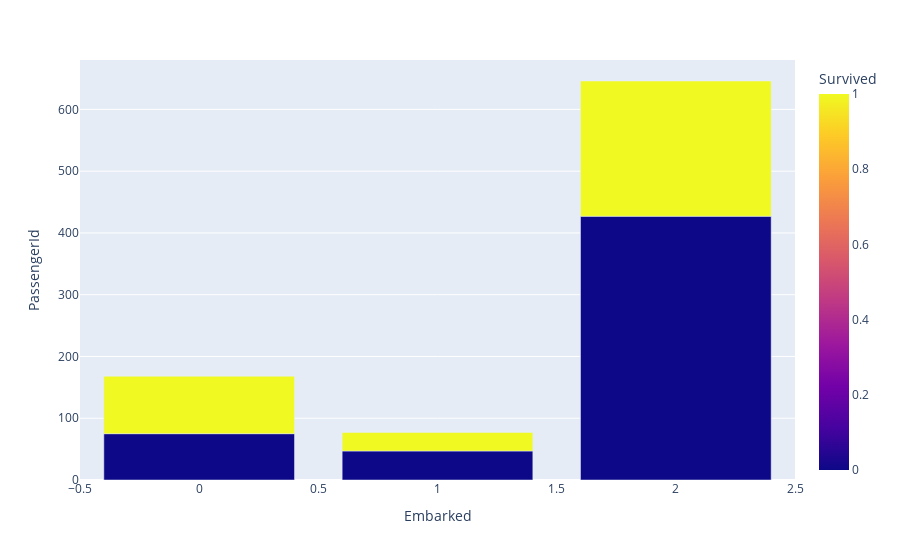
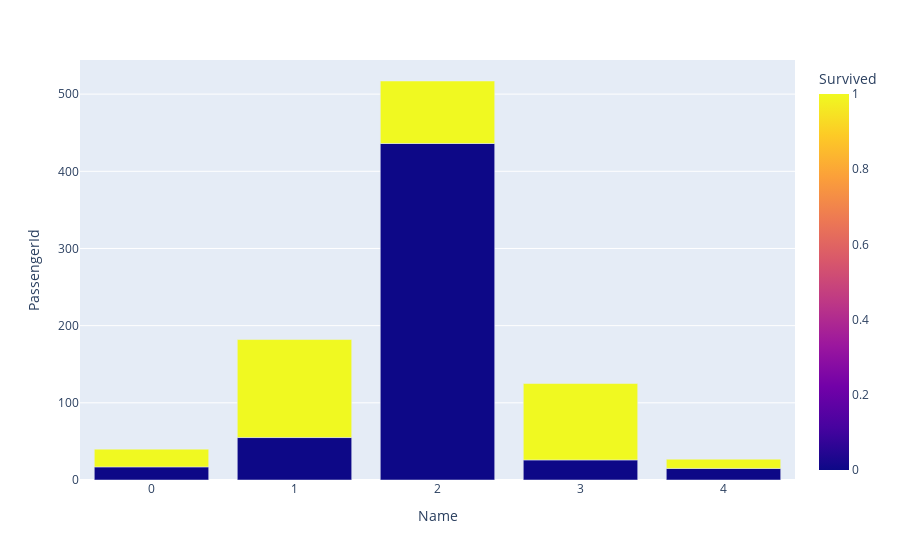
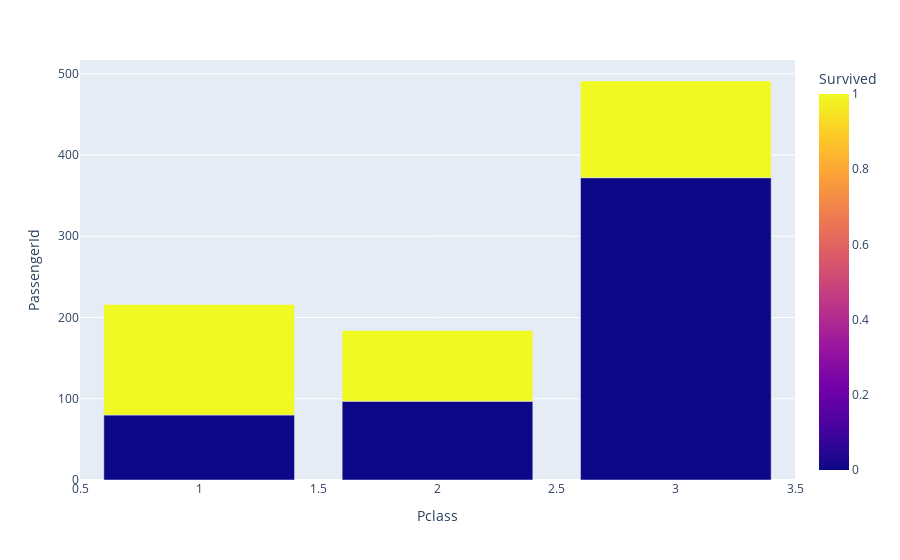
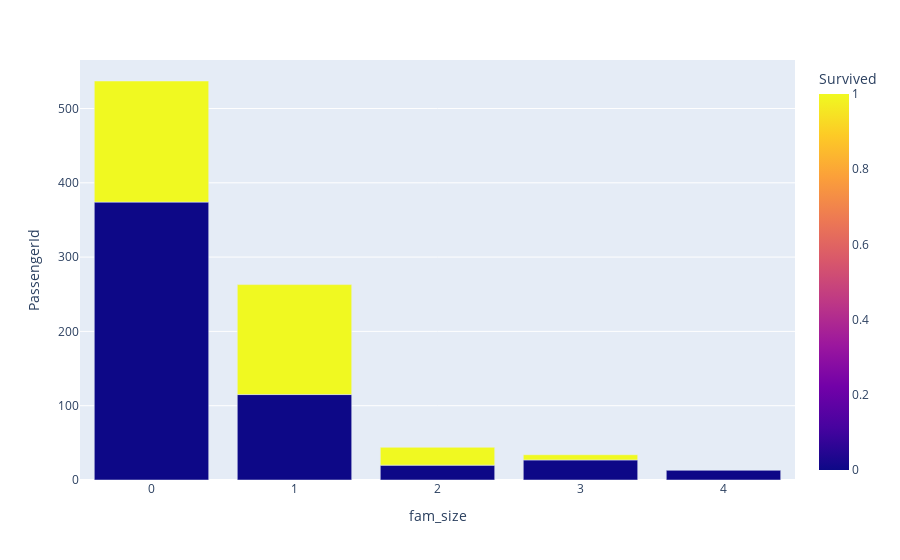

Notebook code cell kept with these figures, in order:
### Code cell
feat_list = [
    emb, 
    name, 
    pclass, 
    fam_size, 
    cabin,
    ticket_count,
    num_cab,
    fare,
    age,
]

for feat in feat_list:
    df_tmp = df_train.groupby([feat, survived]).count().reset_index()
    fig = px.bar(df_tmp, x=feat, y=pid, color=survived)
    plotly.offline.iplot(fig)

### Figure 1 — Plotly figure (JSON) as saved in the notebook; plotly's stock layout.template omitted (floating-point values rounded to 4 significant figures)
{"data": [{"alignmentgroup": "True", "hovertemplate": "Embarked=%{x}<br>PassengerId=%{y}<br>Survived=%{marker.color}<extra></extra>", "legendgroup": "", "marker": {"color": [0, 1, 0, 1, 0, 1], "coloraxis": "coloraxis"}, "name": "", "offsetgroup": "", "orientation": "v", "showlegend": false, "textposition": "auto", "type": "bar", "x": [0, 0, 1, 1, 2, 2], "xaxis": "x", "y": [75, 93, 47, 30, 427, 219], "yaxis": "y"}], "layout": {"autosize": true, "barmode": "relative", "coloraxis": {"colorbar": {"title": {"text": "Survived"}}, "colorscale": [[0, "#0d0887"], [0.1111, "#46039f"], [0.2222, "#7201a8"], [0.3333, "#9c179e"], [0.4444, "#bd3786"], [0.5556, "#d8576b"], [0.6667, "#ed7953"], [0.7778, "#fb9f3a"], [0.8889, "#fdca26"], [1, "#f0f921"]]}, "legend": {"tracegroupgap": 0}, "margin": {"t": 60}, "xaxis": {"anchor": "y", "autorange": true, "domain": [0, 1], "range": [-0.5, 2.5], "title": {"text": "Embarked"}, "type": "linear"}, "yaxis": {"anchor": "x", "autorange": true, "domain": [0, 1], "range": [0, 680], "title": {"text": "PassengerId"}, "type": "linear"}}}

### Figure 2 — Plotly figure (JSON) as saved in the notebook; plotly's stock layout.template omitted (floating-point values rounded to 4 significant figures)
{"data": [{"alignmentgroup": "True", "hovertemplate": "Name=%{x}<br>PassengerId=%{y}<br>Survived=%{marker.color}<extra></extra>", "legendgroup": "", "marker": {"color": [0, 1, 0, 1, 0, 1, 0, 1, 0, 1], "coloraxis": "coloraxis"}, "name": "", "offsetgroup": "", "orientation": "v", "showlegend": false, "textposition": "auto", "type": "bar", "x": [0, 0, 1, 1, 2, 2, 3, 3, 4, 4], "xaxis": "x", "y": [17, 23, 55, 127, 436, 81, 26, 99, 15, 12], "yaxis": "y"}], "layout": {"autosize": true, "barmode": "relative", "coloraxis": {"colorbar": {"title": {"text": "Survived"}}, "colorscale": [[0, "#0d0887"], [0.1111, "#46039f"], [0.2222, "#7201a8"], [0.3333, "#9c179e"], [0.4444, "#bd3786"], [0.5556, "#d8576b"], [0.6667, "#ed7953"], [0.7778, "#fb9f3a"], [0.8889, "#fdca26"], [1, "#f0f921"]]}, "legend": {"tracegroupgap": 0}, "margin": {"t": 60}, "xaxis": {"anchor": "y", "autorange": true, "domain": [0, 1], "range": [-0.5, 4.5], "title": {"text": "Name"}, "type": "linear"}, "yaxis": {"anchor": "x", "autorange": true, "domain": [0, 1], "range": [0, 544.2], "title": {"text": "PassengerId"}, "type": "linear"}}}

### Figure 3 — Plotly figure (JSON) as saved in the notebook; plotly's stock layout.template omitted (floating-point values rounded to 4 significant figures)
{"data": [{"alignmentgroup": "True", "hovertemplate": "Pclass=%{x}<br>PassengerId=%{y}<br>Survived=%{marker.color}<extra></extra>", "legendgroup": "", "marker": {"color": [0, 1, 0, 1, 0, 1], "coloraxis": "coloraxis"}, "name": "", "offsetgroup": "", "orientation": "v", "showlegend": false, "textposition": "auto", "type": "bar", "x": [1, 1, 2, 2, 3, 3], "xaxis": "x", "y": [80, 136, 97, 87, 372, 119], "yaxis": "y"}], "layout": {"autosize": true, "barmode": "relative", "coloraxis": {"colorbar": {"title": {"text": "Survived"}}, "colorscale": [[0, "#0d0887"], [0.1111, "#46039f"], [0.2222, "#7201a8"], [0.3333, "#9c179e"], [0.4444, "#bd3786"], [0.5556, "#d8576b"], [0.6667, "#ed7953"], [0.7778, "#fb9f3a"], [0.8889, "#fdca26"], [1, "#f0f921"]]}, "legend": {"tracegroupgap": 0}, "margin": {"t": 60}, "xaxis": {"anchor": "y", "autorange": true, "domain": [0, 1], "range": [0.5, 3.5], "title": {"text": "Pclass"}, "type": "linear"}, "yaxis": {"anchor": "x", "autorange": true, "domain": [0, 1], "range": [0, 516.8], "title": {"text": "PassengerId"}, "type": "linear"}}}

### Figure 4 — Plotly figure (JSON) as saved in the notebook; plotly's stock layout.template omitted (floating-point values rounded to 4 significant figures)
{"data": [{"alignmentgroup": "True", "hovertemplate": "fam_size=%{x}<br>PassengerId=%{y}<br>Survived=%{marker.color}<extra></extra>", "legendgroup": "", "marker": {"color": [0, 1, 0, 1, 0, 1, 0, 1, 0], "coloraxis": "coloraxis"}, "name": "", "offsetgroup": "", "orientation": "v", "showlegend": false, "textposition": "auto", "type": "bar", "x": [0, 0, 1, 1, 2, 2, 3, 3, 4], "xaxis": "x", "y": [374, 163, 115, 148, 20, 24, 27, 7, 13], "yaxis": "y"}], "layout": {"autosize": true, "barmode": "relative", "coloraxis": {"colorbar": {"title": {"text": "Survived"}}, "colorscale": [[0, "#0d0887"], [0.1111, "#46039f"], [0.2222, "#7201a8"], [0.3333, "#9c179e"], [0.4444, "#bd3786"], [0.5556, "#d8576b"], [0.6667, "#ed7953"], [0.7778, "#fb9f3a"], [0.8889, "#fdca26"], [1, "#f0f921"]]}, "legend": {"tracegroupgap": 0}, "margin": {"t": 60}, "xaxis": {"anchor": "y", "autorange": true, "domain": [0, 1], "range": [-0.5, 4.5], "title": {"text": "fam_size"}, "type": "linear"}, "yaxis": {"anchor": "x", "autorange": true, "domain": [0, 1], "range": [0, 565.3], "title": {"text": "PassengerId"}, "type": "linear"}}}
